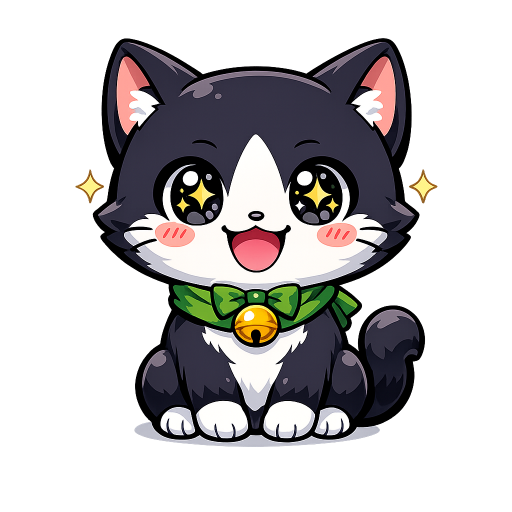
#> input picture SpendSage/Resources/Brand/v2/characters/manchas_proud_v2.png, 1024 x 1024 px (shown at 1/2 size); its folder holds 8 pictures in this run
$ python generate_growth_seasonal_art.py
#> lines starting #> are read from the running program, lines starting #| are printed output that depends on the picture
#!/usr/bin/env python3

from __future__ import annotations

import math
from pathlib import Path

from PIL import Image, ImageDraw, ImageFilter


ROOT = Path(__file__).resolve().parents[1]
BRAND_ROOT = ROOT / "SpendSage" / "Resources" / "Brand" / "v2"
CHAR_ROOT = BRAND_ROOT / "characters"
GUIDE_ROOT = BRAND_ROOT / "guides"
BADGE_ROOT = BRAND_ROOT / "badges"

GUIDE_SIZE = (1536, 1024)
BADGE_SIZE = 512


def lerp(a: int, b: int, t: float) -> int:
    return int(round(a + (b - a) * t))


def gradient_background(size: tuple[int, int], top: tuple[int, int, int], bottom: tuple[int, int, int]) -> Image.Image:
    width, height = size
    canvas = Image.new("RGBA", size)
    draw = ImageDraw.Draw(canvas)
    for y in range(height):
        t = y / max(height - 1, 1)
        color = tuple(lerp(top[i], bottom[i], t) for i in range(3)) + (255,)
        draw.line((0, y, width, y), fill=color)
    return canvas


def add_glow(canvas: Image.Image, center: tuple[int, int], radius: int, color: tuple[int, int, int], alpha: int) -> None:
    overlay = Image.new("RGBA", canvas.size, (0, 0, 0, 0))
    draw = ImageDraw.Draw(overlay)
    x, y = center
    draw.ellipse((x - radius, y - radius, x + radius, y + radius), fill=color + (alpha,))
    overlay = overlay.filter(ImageFilter.GaussianBlur(radius=max(radius // 2, 1)))
    canvas.alpha_composite(overlay)


def rounded_panel(
    canvas: Image.Image,
    box: tuple[int, int, int, int],
    fill: tuple[int, int, int, int],
    outline: tuple[int, int, int, int],
    radius: int,
    shadow_alpha: int = 48,
) -> None:
    shadow = Image.new("RGBA", canvas.size, (0, 0, 0, 0))
    sx0, sy0, sx1, sy1 = box
    shadow_draw = ImageDraw.Draw(shadow)
    shadow_draw.rounded_rectangle((sx0 + 12, sy0 + 18, sx1 + 12, sy1 + 18), radius=radius, fill=(18, 31, 36, shadow_alpha))
    shadow = shadow.filter(ImageFilter.GaussianBlur(radius=24))
    canvas.alpha_composite(shadow)

    overlay = Image.new("RGBA", canvas.size, (0, 0, 0, 0))
    draw = ImageDraw.Draw(overlay)
    draw.rounded_rectangle(box, radius=radius, fill=fill, outline=outline, width=3)
    canvas.alpha_composite(overlay)


def add_sparkles(canvas: Image.Image, points: list[tuple[int, int]], color: tuple[int, int, int]) -> None:
    overlay = Image.new("RGBA", canvas.size, (0, 0, 0, 0))
    draw = ImageDraw.Draw(overlay)
    for x, y in points:
        draw.line((x - 14, y, x + 14, y), fill=color + (185,), width=4)
        draw.line((x, y - 14, x, y + 14), fill=color + (185,), width=4)
        draw.ellipse((x - 4, y - 4, x + 4, y + 4), fill=(255, 255, 255, 220))
    overlay = overlay.filter(ImageFilter.GaussianBlur(radius=1))
    canvas.alpha_composite(overlay)


def paste_character(canvas: Image.Image, filename: str, box: tuple[int, int, int, int], shadow_alpha: int = 80) -> None:
    sprite = Image.open(CHAR_ROOT / filename).convert("RGBA")
    x0, y0, x1, y1 = box
    target_w = x1 - x0
    target_h = y1 - y0
    sprite.thumbnail((target_w, target_h), Image.LANCZOS)

    shadow = Image.new("RGBA", canvas.size, (0, 0, 0, 0))
    shadow_draw = ImageDraw.Draw(shadow)
    center_x = x0 + target_w // 2
    shadow_draw.ellipse((center_x - 180, y1 - 44, center_x + 180, y1 + 28), fill=(18, 28, 33, shadow_alpha))
    shadow = shadow.filter(ImageFilter.GaussianBlur(radius=24))
    canvas.alpha_composite(shadow)

    dest_x = x0 + (target_w - sprite.width) // 2
    dest_y = y0 + (target_h - sprite.height)
    canvas.alpha_composite(sprite, (dest_x, dest_y))


def draw_mission_row(draw: ImageDraw.ImageDraw, box: tuple[int, int, int, int], accent: tuple[int, int, int], warm: bool = False) -> None:
    x0, y0, x1, y1 = box
    fill = (253, 251, 247, 245) if warm else (247, 251, 251, 245)
    draw.rounded_rectangle(box, radius=26, fill=fill, outline=(208, 225, 223, 255), width=2)
    draw.rounded_rectangle((x0 + 18, y0 + 16, x0 + 86, y1 - 16), radius=20, fill=accent + (255,))
    draw.ellipse((x0 + 38, y0 + 36, x0 + 66, y0 + 64), fill=(255, 248, 228, 255))
    draw.rounded_rectangle((x0 + 112, y0 + 22, x1 - 120, y0 + 36), radius=6, fill=(225, 236, 236, 255))
    draw.rounded_rectangle((x0 + 112, y0 + 50, x1 - 170, y0 + 64), radius=6, fill=(239, 244, 244, 255))
    draw.rounded_rectangle((x0 + 112, y1 - 42, x1 - 118, y1 - 24), radius=9, fill=(229, 241, 239, 255))
    draw.rounded_rectangle((x0 + 112, y1 - 42, x0 + int((x1 - x0) * 0.74), y1 - 24), radius=9, fill=accent + (255,))
    draw.rounded_rectangle((x1 - 96, y0 + 20, x1 - 28, y0 + 54), radius=17, fill=(255, 246, 227, 255))


def draw_progress_board(
    canvas: Image.Image,
    box: tuple[int, int, int, int],
    accent: tuple[int, int, int],
    secondary: tuple[int, int, int],
    warm: bool = False,
) -> None:
    rounded_panel(canvas, box, (249, 252, 252, 238), (205, 225, 223, 255), radius=48)
    draw = ImageDraw.Draw(canvas)
    x0, y0, x1, y1 = box

    draw.rounded_rectangle((x0 + 48, y0 + 42, x1 - 48, y0 + 130), radius=32, fill=(255, 248, 235, 255), outline=(226, 226, 214, 255), width=2)
    draw.rounded_rectangle((x0 + 92, y0 + 70, x1 - 150, y0 + 102), radius=16, fill=(225, 240, 238, 255))
    draw.rounded_rectangle((x0 + 92, y0 + 70, x0 + int((x1 - x0) * 0.72), y0 + 102), radius=16, fill=accent + (255,))
    draw.ellipse((x0 + 52, y0 + 56, x0 + 116, y0 + 120), fill=secondary + (255,))
    draw.ellipse((x1 - 132, y0 + 52, x1 - 56, y0 + 128), fill=(255, 221, 140, 255))

    row_specs = [
        (y0 + 186, accent, False),
        (y0 + 318, secondary, True),
        (y0 + 450, accent, False),
    ]
    for top, row_accent, row_warm in row_specs:
        draw_mission_row(draw, (x0 + 46, top, x1 - 46, top + 104), row_accent, warm=row_warm)


def draw_pumpkin(draw: ImageDraw.ImageDraw, center: tuple[int, int], radius: int) -> None:
    x, y = center
    fill = (245, 139, 59, 255)
    stroke = (152, 78, 28, 255)
    for offset in (-radius // 2, 0, radius // 2):
        draw.ellipse((x - radius + offset, y - radius, x + radius + offset, y + radius), fill=fill, outline=stroke, width=4)
    draw.rectangle((x - 8, y - radius - 18, x + 8, y - radius + 4), fill=(79, 112, 52, 255))
    draw.line((x + 4, y - radius - 6, x + 26, y - radius - 20), fill=(79, 112, 52, 255), width=5)


def draw_gift(draw: ImageDraw.ImageDraw, box: tuple[int, int, int, int], fill: tuple[int, int, int]) -> None:
    x0, y0, x1, y1 = box
    draw.rounded_rectangle(box, radius=16, fill=fill + (255,), outline=(255, 247, 233, 255), width=3)
    center_x = (x0 + x1) // 2
    center_y = (y0 + y1) // 2
    draw.rectangle((center_x - 10, y0, center_x + 10, y1), fill=(255, 242, 225, 255))
    draw.rectangle((x0, center_y - 10, x1, center_y + 10), fill=(255, 242, 225, 255))
    draw.ellipse((center_x - 34, y0 - 18, center_x, y0 + 18), outline=(255, 242, 225, 255), width=6)
    draw.ellipse((center_x, y0 - 18, center_x + 34, y0 + 18), outline=(255, 242, 225, 255), width=6)


def draw_snowflake(draw: ImageDraw.ImageDraw, center: tuple[int, int], radius: int, fill: tuple[int, int, int]) -> None:
    x, y = center
    for angle in range(0, 180, 45):
        dx = math.cos(math.radians(angle)) * radius
        dy = math.sin(math.radians(angle)) * radius
        draw.line((x - dx, y - dy, x + dx, y + dy), fill=fill + (220,), width=4)
    draw.ellipse((x - 5, y - 5, x + 5, y + 5), fill=(255, 255, 255, 220))


def draw_firework(draw: ImageDraw.ImageDraw, center: tuple[int, int], radius: int, fill: tuple[int, int, int]) -> None:
    x, y = center
    for angle in range(0, 360, 30):
        dx = math.cos(math.radians(angle)) * radius
        dy = math.sin(math.radians(angle)) * radius
        draw.line((x, y, x + dx, y + dy), fill=fill + (220,), width=5)
    draw.ellipse((x - 9, y - 9, x + 9, y + 9), fill=(255, 250, 234, 255))


def create_dashboard_scene(theme: str) -> Image.Image:
    if theme == "halloween":
        canvas = gradient_background(GUIDE_SIZE, (248, 237, 224), (57, 63, 78))
        add_glow(canvas, (1180, 260), 220, (255, 165, 95), 124)
        add_glow(canvas, (300, 250), 260, (255, 213, 124), 92)
        draw_progress_board(canvas, (102, 138, 880, 888), (123, 205, 156), (248, 169, 72), warm=True)
        draw = ImageDraw.Draw(canvas)
        draw_pumpkin(draw, (240, 842), 38)
        draw_pumpkin(draw, (792, 834), 34)
        draw_firework(draw, (1012, 188), 28, (255, 198, 114))
        paste_character(canvas, "manchas_warning_v2.png", (918, 174, 1458, 900))
        add_sparkles(canvas, [(368, 168), (734, 150), (1250, 238), (1332, 712)], (255, 206, 123))
        return canvas

    if theme == "holiday":
        canvas = gradient_background(GUIDE_SIZE, (228, 244, 242), (255, 244, 236))
        add_glow(canvas, (1186, 252), 240, (255, 218, 170), 124)
        add_glow(canvas, (312, 256), 250, (174, 233, 224), 118)
        draw_progress_board(canvas, (102, 138, 880, 888), (102, 184, 168), (225, 92, 92))
        draw = ImageDraw.Draw(canvas)
        draw_gift(draw, (210, 796, 306, 892), (221, 92, 92))
        draw_gift(draw, (722, 802, 816, 890), (100, 179, 150))
        for point in [(258, 188), (364, 208), (720, 174), (808, 214), (1058, 188), (1346, 658)]:
            draw_snowflake(draw, point, 18, (255, 255, 255))
        paste_character(canvas, "manchas_proud_v2.png", (916, 178, 1452, 904))
        add_sparkles(canvas, [(430, 170), (742, 152), (1256, 214), (1338, 716)], (255, 210, 128))
        return canvas

    canvas = gradient_background(GUIDE_SIZE, (232, 245, 244), (255, 242, 231))
    add_glow(canvas, (1178, 252), 240, (255, 223, 168), 120)
    add_glow(canvas, (314, 254), 260, (170, 233, 225), 118)
    draw_progress_board(canvas, (102, 138, 880, 888), (120, 205, 194), (255, 196, 92))
    draw = ImageDraw.Draw(canvas)
    draw_gift(draw, (208, 808, 296, 886), (120, 205, 194))
    draw.rounded_rectangle((728, 808, 818, 880), radius=18, fill=(255, 227, 184, 255), outline=(233, 176, 88, 255), width=3)
    draw.ellipse((746, 820, 800, 874), fill=(255, 248, 232, 255))
    paste_character(canvas, "manchas_proud_v2.png", (916, 176, 1452, 904))
    add_sparkles(canvas, [(372, 170), (706, 150), (1238, 204), (1334, 718)], (255, 206, 118))
    return canvas


def create_team_scene(theme: str, loading: bool) -> Image.Image:
    if theme == "halloween":
        canvas = gradient_background(GUIDE_SIZE, (245, 235, 223), (59, 65, 79))
        add_glow(canvas, (270, 230), 240, (255, 195, 120), 110)
        add_glow(canvas, (1260, 238), 260, (255, 154, 96), 108)
        panel_fill = (250, 250, 248, 224)
        accent_left = (88, 177, 191)
        accent_center = (248, 168, 72)
        accent_right = (121, 204, 170)
        left_char = "tikki_shocked_v2.png" if loading else "tikki_proud_v2.png"
        center_char = "mei_angry_v2.png" if loading else "mei_thinking_v2.png"
        right_char = "manchas_warning_v2.png" if loading else "manchas_excited_v2.png"
    else:
        canvas = gradient_background(GUIDE_SIZE, (230, 245, 243), (255, 245, 236))
        add_glow(canvas, (270, 232), 240, (167, 232, 224), 116)
        add_glow(canvas, (1248, 228), 260, (255, 215, 162), 110)
        panel_fill = (251, 252, 251, 232)
        accent_left = (93, 176, 191)
        accent_center = (242, 188, 86)
        accent_right = (118, 204, 179)
        left_char = "tikki_excited_v2.png" if loading else "tikki_proud_v2.png"
        center_char = "mei_happy_v2.png" if loading else "mei_proud_v2.png"
        right_char = "manchas_excited_v2.png" if loading else "manchas_proud_v2.png"

    rounded_panel(canvas, (118, 110, 1416, 914), panel_fill, (208, 228, 225, 255), radius=72)
    inner = ImageDraw.Draw(canvas)
    inner.rounded_rectangle((174, 154, 1360, 858), radius=56, outline=(224, 235, 233, 255), width=3)

    add_glow(canvas, (768, 720), 220, (182, 219, 228), 74)
    paste_character(canvas, left_char, (154, 290, 486, 780), shadow_alpha=64)
    paste_character(canvas, center_char, (502, 230, 1028, 812), shadow_alpha=76)
    paste_character(canvas, right_char, (1032, 290, 1388, 790), shadow_alpha=64)

    for x, accent in ((300, accent_left), (768, accent_center), (1228, accent_right)):
        inner.ellipse((x - 70, 730, x + 70, 870), fill=accent + (255,))
        inner.arc((x - 54, 746, x + 54, 852), start=14, end=332, fill=(232, 234, 234, 255), width=6)
        inner.arc((x - 40, 758, x + 40, 840), start=20, end=326, fill=(196, 202, 204, 255), width=4)

    if theme == "halloween":
        draw = ImageDraw.Draw(canvas)
        draw_pumpkin(draw, (272, 842), 36)
        draw_pumpkin(draw, (1260, 838), 34)
        draw_firework(draw, (774, 170), 26, (255, 197, 120))
        add_sparkles(canvas, [(226, 170), (458, 242), (1088, 204), (1324, 258), (1266, 640)], (255, 202, 112))
    else:
        draw = ImageDraw.Draw(canvas)
        draw_gift(draw, (196, 786, 292, 886), (222, 91, 91))
        draw_gift(draw, (1180, 784, 1276, 884), (94, 178, 150))
        for point in [(226, 168), (454, 242), (780, 162), (1092, 204), (1320, 258), (1268, 640)]:
            draw_snowflake(draw, point, 18, (255, 255, 255))
        add_sparkles(canvas, [(298, 214), (684, 194), (1182, 212), (1336, 640)], (255, 210, 128))

    return canvas


# [143 lines left out: functions draw_coin_stack, draw_savings_panel, create_character_spotlight, create_event_badge, not called in this run]


def main() -> None:
    GUIDE_ROOT.mkdir(parents=True, exist_ok=True)
    BADGE_ROOT.mkdir(parents=True, exist_ok=True)

    guide_outputs = {
        "guide_01_dashboard_game_manchas_v2.png": create_dashboard_scene("base"),
        "guide_01_dashboard_game_manchas_halloween_v2.png": create_dashboard_scene("halloween"),
        "guide_01_dashboard_game_manchas_holiday_v2.png": create_dashboard_scene("holiday"),
        "guide_25_splash_team_halloween_v2.png": create_team_scene("halloween", loading=False),
        "guide_25_splash_team_holiday_v2.png": create_team_scene("holiday", loading=False),
        "guide_26_loading_yarn_team_halloween_v2.png": create_team_scene("halloween", loading=True),
        "guide_26_loading_yarn_team_holiday_v2.png": create_team_scene("holiday", loading=True),
        "guide_27_tikki_halloween_v2.png": create_character_spotlight("halloween", "tikki"),
        "guide_28_mei_halloween_v2.png": create_character_spotlight("halloween", "mei"),
        "guide_29_manchas_halloween_v2.png": create_character_spotlight("halloween", "manchas"),
        "guide_30_tikki_holiday_v2.png": create_character_spotlight("holiday", "tikki"),
        "guide_31_mei_holiday_v2.png": create_character_spotlight("holiday", "mei"),
        "guide_32_manchas_holiday_v2.png": create_character_spotlight("holiday", "manchas"),
        "guide_33_tikki_new_year_v2.png": create_character_spotlight("newyear", "tikki"),
        "guide_34_mei_new_year_v2.png": create_character_spotlight("newyear", "mei"),
        "guide_35_manchas_new_year_v2.png": create_character_spotlight("newyear", "manchas"),
    }
#> in gradient_background, `canvas = Image.new("RGBA", size)`: canvas: PIL image 1536x1024 RGBA; every value is 0
#> in rounded_panel, `shadow = shadow.filter(ImageFilter.GaussianBlur(radius=24))`:
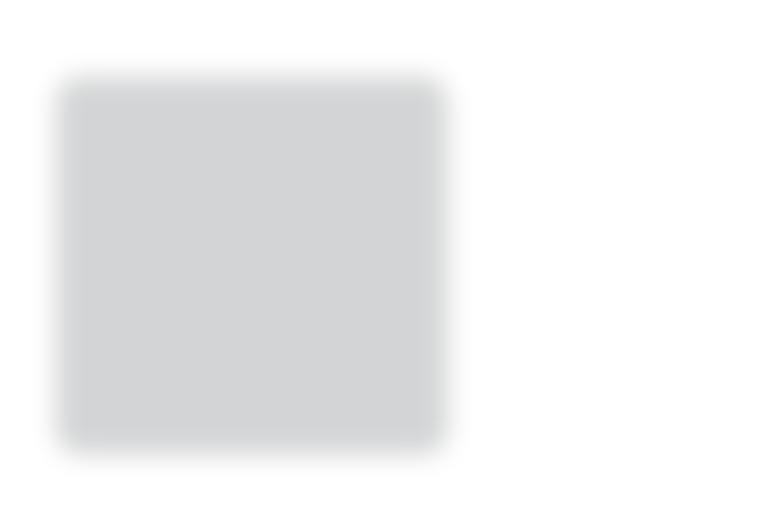
#> shadow: PIL image 1536x1024 RGBA (shown at 1/2 size); mean R, G, B, A 6.7, 11.5, 13.3, 17.8; transparent parts drawn white
#> in paste_character, sprite is the input picture: PIL image 1024x1024 RGBA; mean R, G, B, A 78.8, 74.6, 74.9, 103.8
#> in paste_character, `shadow = shadow.filter(ImageFilter.GaussianBlur(radius=24))`:
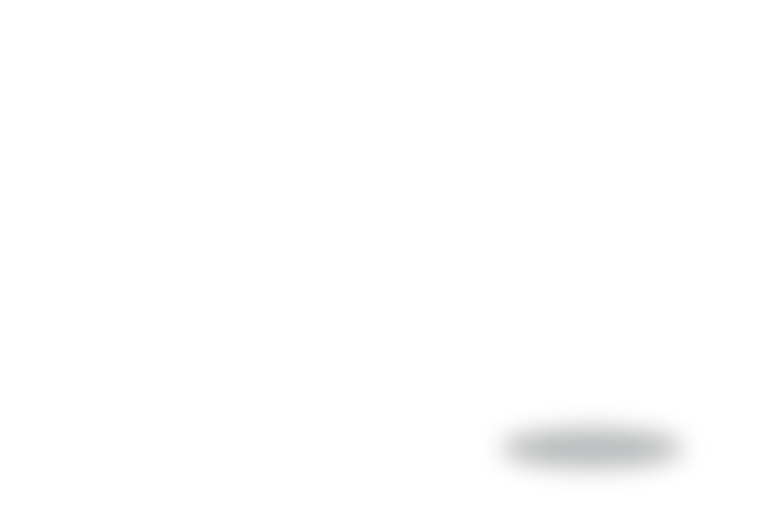
#> shadow: PIL image 1536x1024 RGBA (shown at 1/2 size); mean R, G, B, A 0.2, 0.4, 0.4, 1.1; transparent parts drawn white
#> the loop in gradient_background (call 2), `for y in range(height):` made 1024 passes
#> (t, color) on passes 1 to 3: (0, (248, 237, 224, 255)), (0.000978, (248, 237, 224, 255)), (0.00196, (248, 237, 224, 255))
#> call 4 of add_glow, with center = (300, 250), radius = 260, color = (255, 213, 124), alpha = 92
#> in add_glow (call 4), `overlay = overlay.filter(ImageFilter.GaussianBlur(radius=max(radius //..`:
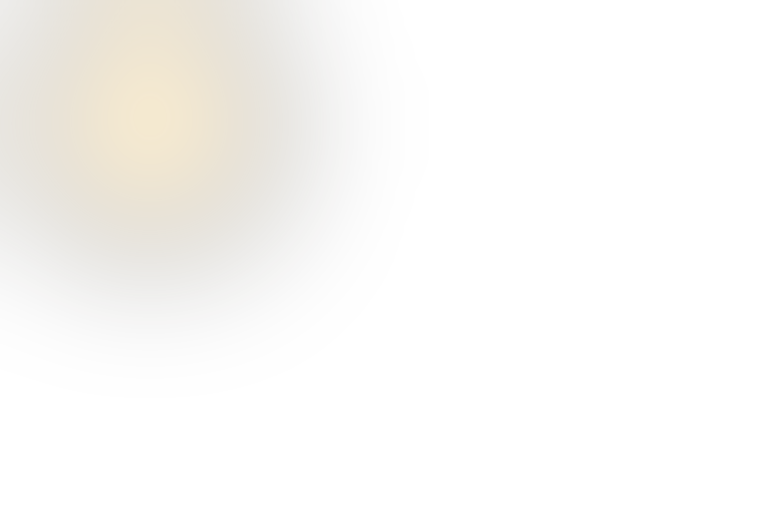
#> overlay: PIL image 1536x1024 RGBA (shown at 1/2 size); mean R, G, B, A 32, 26.7, 15.5, 11.5; transparent parts drawn white
#> call 2 of paste_character, with filename = 'manchas_warning_v2.png', box = (918, 174, 1458, 900), shadow_alpha = 80
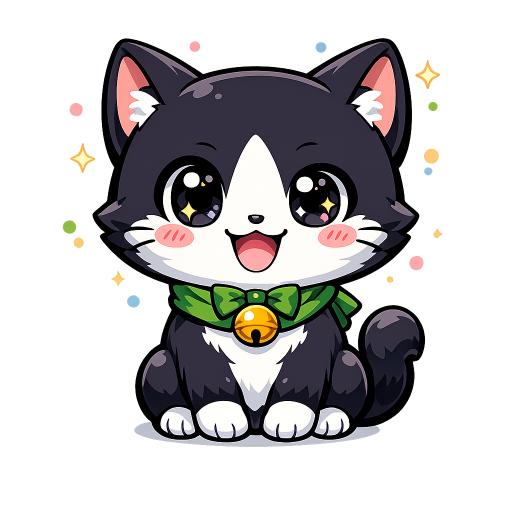
#> input picture SpendSage/Resources/Brand/v2/characters/manchas_warning_v2.png, 1024 x 1024 px (shown at 1/2 size)
#> in paste_character, sprite is the input picture: PIL image 1024x1024 RGBA; mean R, G, B, A 85.9, 78.6, 74.8, 104.9
#> in paste_character (call 2), `canvas.alpha_composite(sprite, (dest_x, dest_y))`:
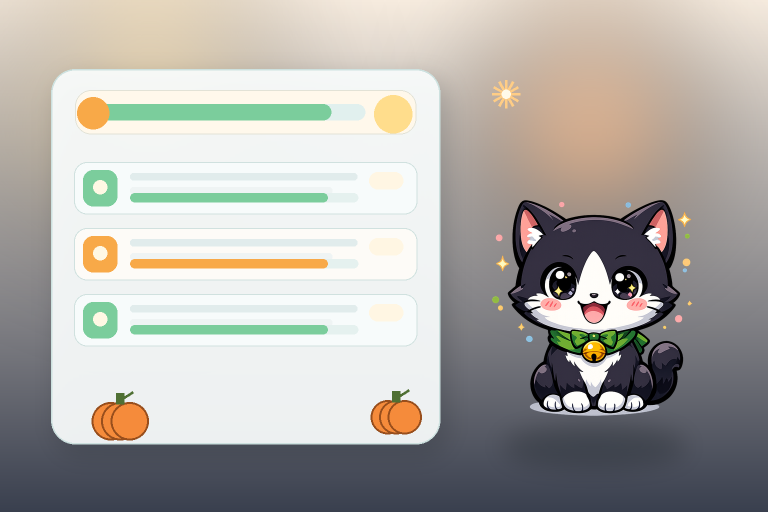
#> canvas: PIL image 1536x1024 RGBA (shown at 1/2 size); mean R, G, B, A 175.7, 173.2, 168.2, 254.2; transparent parts drawn white
#> call 3 of paste_character, with filename = 'manchas_proud_v2.png', box = (916, 178, 1452, 904), shadow_alpha = 80
#> in paste_character (call 3), `canvas.alpha_composite(sprite, (dest_x, dest_y))`:
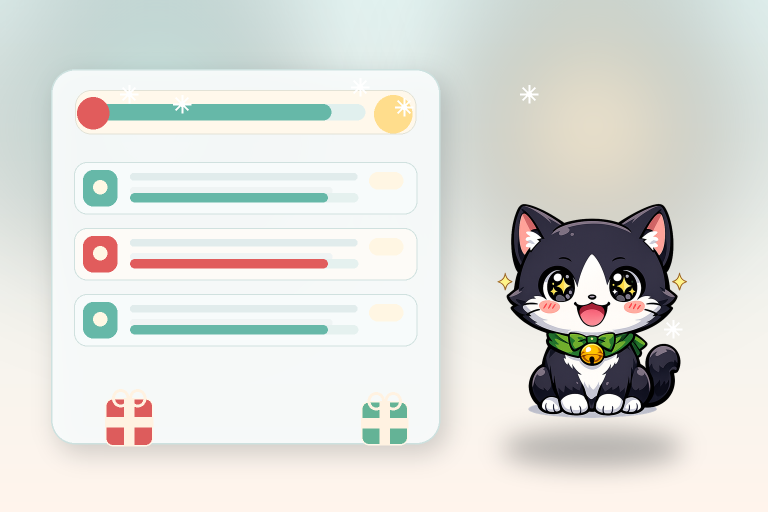
#> canvas: PIL image 1536x1024 RGBA (shown at 1/2 size); mean R, G, B, A 219.5, 221, 216.1, 254.1; transparent parts drawn white
#> in add_glow (call 7), `canvas.alpha_composite(overlay)`:
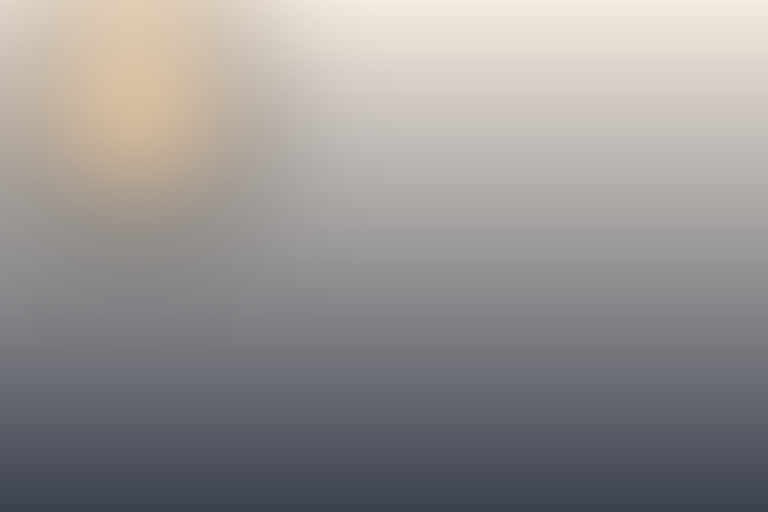
#> canvas: PIL image 1536x1024 RGBA (shown at 1/2 size); mean R, G, B, A 149.4, 146.1, 145.5, 255

    for filename, image in guide_outputs.items():
        path = GUIDE_ROOT / filename
        image.save(path)
        print(f"updated {path}")

    badge_outputs = {
        "badge_event_halloween_v2.png": create_event_badge("halloween"),
        "badge_event_holiday_v2.png": create_event_badge("holiday"),
        "badge_event_new_year_v2.png": create_event_badge("newyear"),
    }

    for filename, image in badge_outputs.items():
        path = BADGE_ROOT / filename
        image.save(path)
        print(f"updated {path}")


if __name__ == "__main__":
#> (the run stopped early here; a loop or call above may not have finished)
